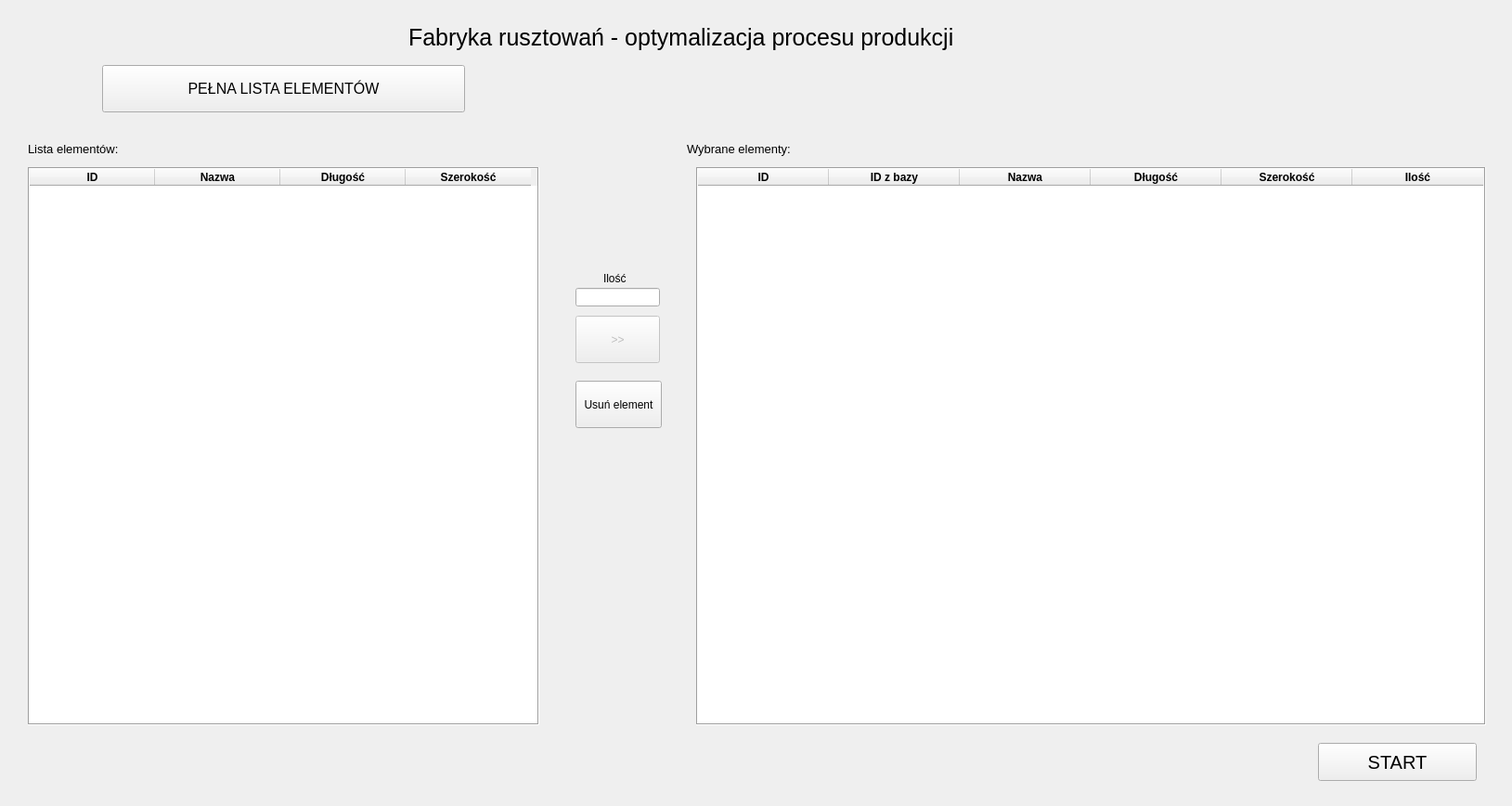
<?xml version="1.0" encoding="UTF-8"?>
<ui version="4.0">
 <class>MainWindow</class>
 <widget class="QMainWindow" name="MainWindow">
  <property name="geometry">
   <rect>
    <x>0</x>
    <y>0</y>
    <width>1629</width>
    <height>868</height>
   </rect>
  </property>
  <property name="windowTitle">
   <string>MainWindow</string>
  </property>
  <widget class="QWidget" name="centralwidget">
   <widget class="QLabel" name="label">
    <property name="geometry">
     <rect>
      <x>440</x>
      <y>20</y>
      <width>811</width>
      <height>41</height>
     </rect>
    </property>
    <property name="font">
     <font>
      <pointsize>19</pointsize>
     </font>
    </property>
    <property name="text">
     <string>Fabryka rusztowań - optymalizacja procesu produkcji</string>
    </property>
   </widget>
   <widget class="QTableWidget" name="tableWidget">
    <property name="geometry">
     <rect>
      <x>30</x>
      <y>180</y>
      <width>551</width>
      <height>601</height>
     </rect>
    </property>
    <property name="layoutDirection">
     <enum>Qt::LeftToRight</enum>
    </property>
    <property name="autoFillBackground">
     <bool>false</bool>
    </property>
    <property name="frameShape">
     <enum>QFrame::Box</enum>
    </property>
    <property name="selectionMode">
     <enum>QAbstractItemView::SingleSelection</enum>
    </property>
    <property name="selectionBehavior">
     <enum>QAbstractItemView::SelectRows</enum>
    </property>
    <property name="showGrid">
     <bool>true</bool>
    </property>
    <property name="sortingEnabled">
     <bool>false</bool>
    </property>
    <property name="cornerButtonEnabled">
     <bool>true</bool>
    </property>
    <property name="rowCount">
     <number>0</number>
    </property>
    <attribute name="horizontalHeaderVisible">
     <bool>true</bool>
    </attribute>
    <attribute name="horizontalHeaderDefaultSectionSize">
     <number>135</number>
    </attribute>
    <attribute name="horizontalHeaderHighlightSections">
     <bool>true</bool>
    </attribute>
    <attribute name="horizontalHeaderMinimumSectionSize">
     <number>48</number>
    </attribute>
    <attribute name="verticalHeaderVisible">
     <bool>false</bool>
    </attribute>
    <attribute name="verticalHeaderDefaultSectionSize">
     <number>28</number>
    </attribute>
    <column>
     <property name="text">
      <string>ID</string>
     </property>
     <property name="font">
      <font>
       <family>MS Shell Dlg 2</family>
       <pointsize>9</pointsize>
       <weight>75</weight>
       <bold>true</bold>
       <kerning>true</kerning>
      </font>
     </property>
     <property name="textAlignment">
      <set>AlignCenter</set>
     </property>
    </column>
    <column>
     <property name="text">
      <string>Nazwa</string>
     </property>
     <property name="font">
      <font>
       <weight>75</weight>
       <bold>true</bold>
      </font>
     </property>
     <property name="textAlignment">
      <set>AlignCenter</set>
     </property>
    </column>
    <column>
     <property name="text">
      <string>Długość</string>
     </property>
     <property name="font">
      <font>
       <weight>75</weight>
       <bold>true</bold>
      </font>
     </property>
     <property name="textAlignment">
      <set>AlignCenter</set>
     </property>
    </column>
    <column>
     <property name="text">
      <string>Szerokość</string>
     </property>
     <property name="font">
      <font>
       <weight>75</weight>
       <bold>true</bold>
      </font>
     </property>
     <property name="textAlignment">
      <set>AlignCenter</set>
     </property>
    </column>
   </widget>
   <widget class="QLabel" name="label_3">
    <property name="geometry">
     <rect>
      <x>30</x>
      <y>150</y>
      <width>161</width>
      <height>21</height>
     </rect>
    </property>
    <property name="font">
     <font>
      <pointsize>10</pointsize>
     </font>
    </property>
    <property name="text">
     <string>Lista elementów:</string>
    </property>
   </widget>
   <widget class="QLabel" name="label_4">
    <property name="geometry">
     <rect>
      <x>740</x>
      <y>150</y>
      <width>181</width>
      <height>21</height>
     </rect>
    </property>
    <property name="font">
     <font>
      <pointsize>10</pointsize>
     </font>
    </property>
    <property name="text">
     <string>Wybrane elementy:</string>
    </property>
   </widget>
   <widget class="QPushButton" name="pushButton_2">
    <property name="enabled">
     <bool>false</bool>
    </property>
    <property name="geometry">
     <rect>
      <x>620</x>
      <y>340</y>
      <width>91</width>
      <height>51</height>
     </rect>
    </property>
    <property name="text">
     <string>&gt;&gt;</string>
    </property>
   </widget>
   <widget class="QPushButton" name="pushButton_3">
    <property name="enabled">
     <bool>true</bool>
    </property>
    <property name="geometry">
     <rect>
      <x>620</x>
      <y>410</y>
      <width>93</width>
      <height>51</height>
     </rect>
    </property>
    <property name="text">
     <string>Usuń element</string>
    </property>
   </widget>
   <widget class="QPushButton" name="pushButton_5">
    <property name="geometry">
     <rect>
      <x>110</x>
      <y>70</y>
      <width>391</width>
      <height>51</height>
     </rect>
    </property>
    <property name="font">
     <font>
      <pointsize>12</pointsize>
     </font>
    </property>
    <property name="text">
     <string>PEŁNA LISTA ELEMENTÓW</string>
    </property>
   </widget>
   <widget class="QPushButton" name="pushButton_9">
    <property name="geometry">
     <rect>
      <x>1420</x>
      <y>800</y>
      <width>171</width>
      <height>41</height>
     </rect>
    </property>
    <property name="font">
     <font>
      <pointsize>15</pointsize>
     </font>
    </property>
    <property name="text">
     <string>START</string>
    </property>
   </widget>
   <widget class="QTableWidget" name="tableWidget_3">
    <property name="geometry">
     <rect>
      <x>750</x>
      <y>180</y>
      <width>851</width>
      <height>601</height>
     </rect>
    </property>
    <property name="sizePolicy">
     <sizepolicy hsizetype="Minimum" vsizetype="Minimum">
      <horstretch>5</horstretch>
      <verstretch>5</verstretch>
     </sizepolicy>
    </property>
    <property name="frameShape">
     <enum>QFrame::Box</enum>
    </property>
    <property name="sizeAdjustPolicy">
     <enum>QAbstractScrollArea::AdjustToContentsOnFirstShow</enum>
    </property>
    <property name="editTriggers">
     <set>QAbstractItemView::NoEditTriggers</set>
    </property>
    <property name="selectionMode">
     <enum>QAbstractItemView::SingleSelection</enum>
    </property>
    <property name="selectionBehavior">
     <enum>QAbstractItemView::SelectRows</enum>
    </property>
    <property name="rowCount">
     <number>0</number>
    </property>
    <attribute name="horizontalHeaderVisible">
     <bool>true</bool>
    </attribute>
    <attribute name="horizontalHeaderDefaultSectionSize">
     <number>141</number>
    </attribute>
    <attribute name="horizontalHeaderHighlightSections">
     <bool>true</bool>
    </attribute>
    <attribute name="horizontalHeaderMinimumSectionSize">
     <number>44</number>
    </attribute>
    <attribute name="verticalHeaderVisible">
     <bool>false</bool>
    </attribute>
    <attribute name="verticalHeaderDefaultSectionSize">
     <number>28</number>
    </attribute>
    <column>
     <property name="text">
      <string>ID</string>
     </property>
     <property name="font">
      <font>
       <weight>75</weight>
       <bold>true</bold>
      </font>
     </property>
     <property name="textAlignment">
      <set>AlignCenter</set>
     </property>
    </column>
    <column>
     <property name="text">
      <string>ID z bazy</string>
     </property>
     <property name="font">
      <font>
       <weight>75</weight>
       <bold>true</bold>
      </font>
     </property>
     <property name="textAlignment">
      <set>AlignCenter</set>
     </property>
    </column>
    <column>
     <property name="text">
      <string>Nazwa</string>
     </property>
     <property name="font">
      <font>
       <weight>75</weight>
       <bold>true</bold>
      </font>
     </property>
     <property name="textAlignment">
      <set>AlignCenter</set>
     </property>
    </column>
    <column>
     <property name="text">
      <string>Długość</string>
     </property>
     <property name="font">
      <font>
       <weight>75</weight>
       <bold>true</bold>
      </font>
     </property>
     <property name="textAlignment">
      <set>AlignCenter</set>
     </property>
    </column>
    <column>
     <property name="text">
      <string>Szerokość</string>
     </property>
     <property name="font">
      <font>
       <weight>75</weight>
       <bold>true</bold>
      </font>
     </property>
     <property name="textAlignment">
      <set>AlignCenter</set>
     </property>
    </column>
    <column>
     <property name="text">
      <string>Ilość</string>
     </property>
     <property name="font">
      <font>
       <weight>75</weight>
       <bold>true</bold>
      </font>
     </property>
     <property name="textAlignment">
      <set>AlignCenter</set>
     </property>
    </column>
   </widget>
   <widget class="QLineEdit" name="lineEdit">
    <property name="geometry">
     <rect>
      <x>620</x>
      <y>310</y>
      <width>91</width>
      <height>20</height>
     </rect>
    </property>
    <property name="alignment">
     <set>Qt::AlignCenter</set>
    </property>
   </widget>
   <widget class="QLabel" name="label_6">
    <property name="geometry">
     <rect>
      <x>650</x>
      <y>290</y>
      <width>41</width>
      <height>20</height>
     </rect>
    </property>
    <property name="font">
     <font>
      <pointsize>9</pointsize>
     </font>
    </property>
    <property name="text">
     <string>Ilość</string>
    </property>
   </widget>
  </widget>
 </widget>
 <resources/>
 <connections/>
</ui>
